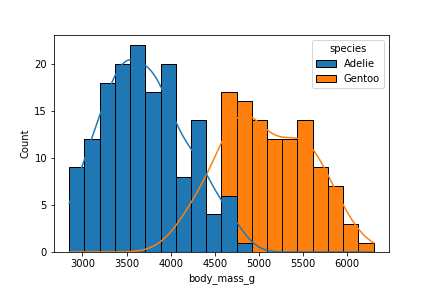

The Python source for this figure:
import seaborn as sns
from matplotlib import pyplot as plt

df = sns.load_dataset("penguins")

# kürzere Notation mit pandas
df["body_mass_g"].plot.hist(bins=20)

# nicht unbedingt besserer Plot mit seaborn
plt.figure()
no_chin = df[df["species"]!="Chinstrap"]
sns.histplot(
    data=no_chin, 
    x="body_mass_g",
    hue="species",
    bins=20,
    kde=True,
    alpha=1.0,
)
plt.savefig("histogramm.png")
